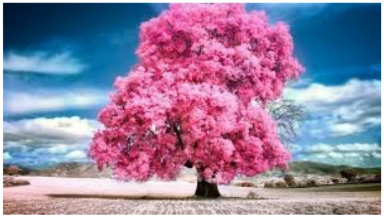
#> input picture Lab_Programs/image-1.png, 384 x 217 px
$ python program-11.py
#> lines starting #> are read from the running program, lines starting #| are printed output that depends on the picture
import cv2
import numpy as np

# Read image
img = cv2.imread("image-1.png")
#> img is the input picture: shape (217, 384, 3); mean B, G, R 160.4, 130.4, 147.3
rows, cols = img.shape[:2]
#> rows = 217; cols = 384

# Original points
pts1 = np.float32([[50, 50],
                   [200, 50],
                   [50, 200]])

# New points
pts2 = np.float32([[10, 100],
                   [200, 50],
                   [100, 250]])

# Get affine matrix
M = cv2.getAffineTransform(pts1, pts2)

# Apply affine transformation
affine = cv2.warpAffine(img, M, (cols, rows))
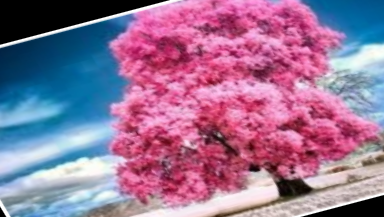
#> affine: shape (217, 384, 3); mean B, G, R 149.9, 115.4, 151.1

# Display images
cv2.imshow("Original Image", img)
cv2.imshow("Affine Transformed Image", affine)

cv2.waitKey(0)
cv2.destroyAllWindows()

$ run again, with Lab_Programs/image-2.png copied over Lab_Programs/image-1.png
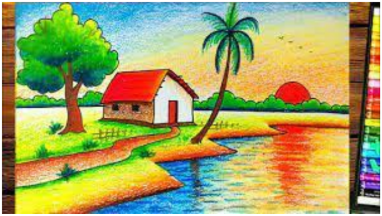
#> input picture Lab_Programs/image-2.png, 382 x 216 px
#> img is the input picture: shape (216, 382, 3); mean B, G, R 100.1, 163.6, 162.2
#> `affine = cv2.warpAffine(img, M, (cols, rows))`:
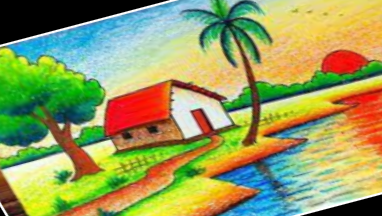
#> affine: shape (216, 382, 3); mean B, G, R 93.8, 156.5, 150

$ run again, with Lab_Programs/image-3.png copied over Lab_Programs/image-1.png
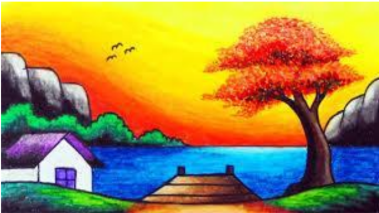
#> input picture Lab_Programs/image-3.png, 379 x 213 px
#> img is the input picture: shape (213, 379, 3); mean B, G, R 73.2, 139.1, 161.8
#> `affine = cv2.warpAffine(img, M, (cols, rows))`:
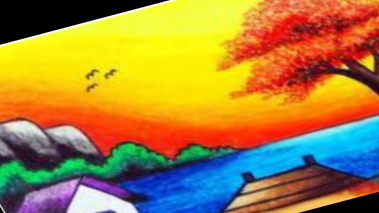
#> affine: shape (213, 379, 3); mean B, G, R 63.8, 131.3, 165.7

$ run again, with Lab_Programs/image-4.png copied over Lab_Programs/image-1.png
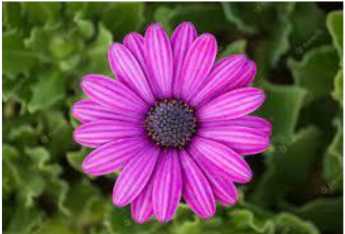
#> input picture Lab_Programs/image-4.png, 345 x 234 px
#> img is the input picture: shape (234, 345, 3); mean B, G, R 86.9, 78.7, 109.4
#> `affine = cv2.warpAffine(img, M, (cols, rows))`:
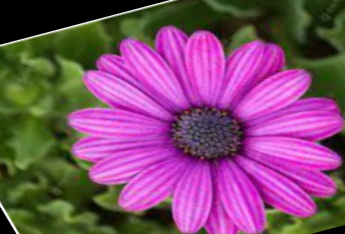
#> affine: shape (234, 345, 3); mean B, G, R 110.7, 74.4, 128.4
